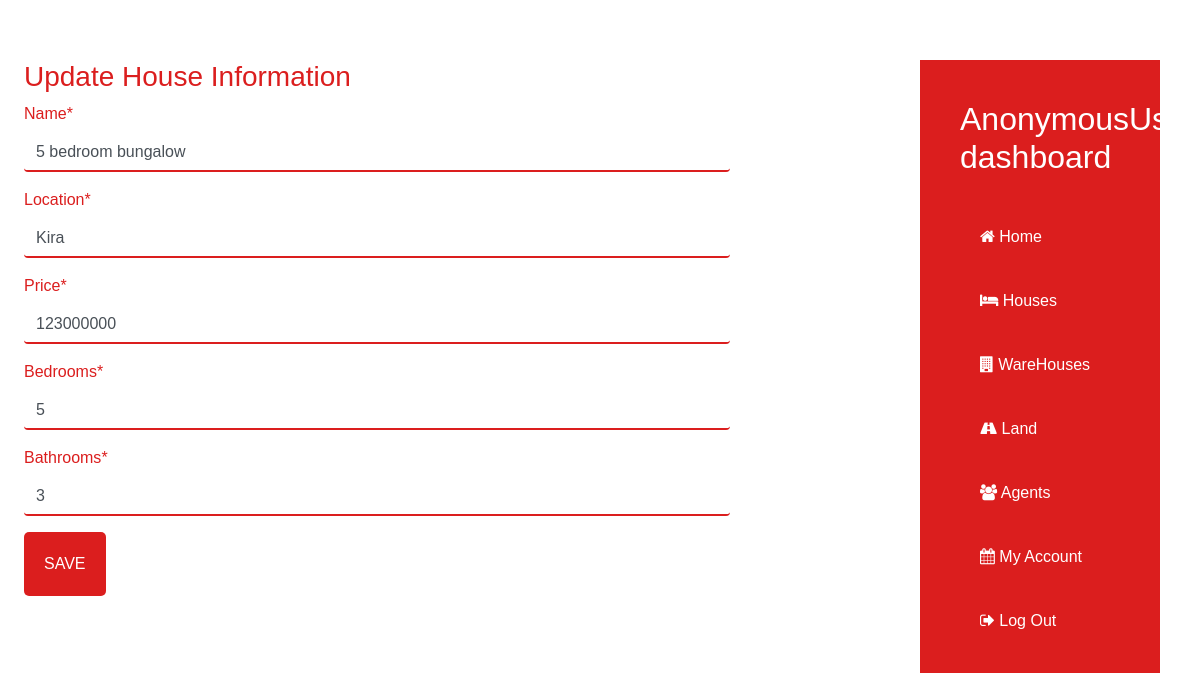
The page /update_house/5/ on the database its author committed.
### properties/models.py (models this page shows, shortened)
class House(models.Model):
    name=models.CharField(max_length=40)
    price=models.IntegerField()
    location=models.CharField(max_length=25)
    bedrooms=models.IntegerField()
    bathrooms=models.IntegerField()
    toilets=models.IntegerField()
    swimming_pool=models.BooleanField()
    agent=models.ForeignKey(User,on_delete=models.CASCADE)
    uploaded=models.DateField(auto_now_add=True)

### properties/views.py (the view)
# urls.py: path('update_house/<pk>/', views.HouseUpdateView.as_view(), name='house_update'),
class HouseUpdateView(UpdateView):
    model = House
    fields = ['name', 'location', 'price', 'bedrooms', 'bathrooms']
    template_name = "properties/houseupdate.html"
    success_url = '/houses/'

### properties/templates/properties/houseupdate.html (shortened to what this page needs)
{% extends 'properties/dashboard.html' %}
{% load crispy_forms_tags %}
{% block content %}
<div class="dash-form">
    <h3>Update House Information</h3>
    <form action="" method="post">
        {{ form |crispy}}
        <input type="submit" value="Save" class="mybtn">
    </form>
</div>
{% endblock content %}

### properties/static/properties/css/main.css (style rules this page uses)
:root { --primarycolor: rgb(219, 30, 30); --black: black; --blackish: rgba(0, 0, 0, 0.404); --white: white; --whitish: rgba(255, 255, 255, 0.671); --dunno:rgb(250, 246, 240); }
html { scroll-behavior: smooth; overflow-x: hidden; }
body { background-color: ; }
* { padding: 0; margin: 0; box-sizing: border-box; font-family: "Poppins", sans-serif; }
.mybtn { background-color: var(--primarycolor); color: var(--white); padding: 20px; text-transform: uppercase; border-radius: 5px; cursor: pointer; }
input[type="submit"] { border: none; }
.dash-form { width: 60%; color: var(--primarycolor); }
.dash-form input[type='text'] { border: none; border-bottom: 2px solid var(--primarycolor); outline: none; }
.dash-form input[type='number'] { border: none; border-bottom: 2px solid var(--primarycolor); outline: none; }

### rows shown on the page
House: name "5 bedroom bungalow", location "Kira", price "123000000", bedrooms "5", bathrooms "3"

### other values the page prints
{{ user }} "AnonymousUser"
